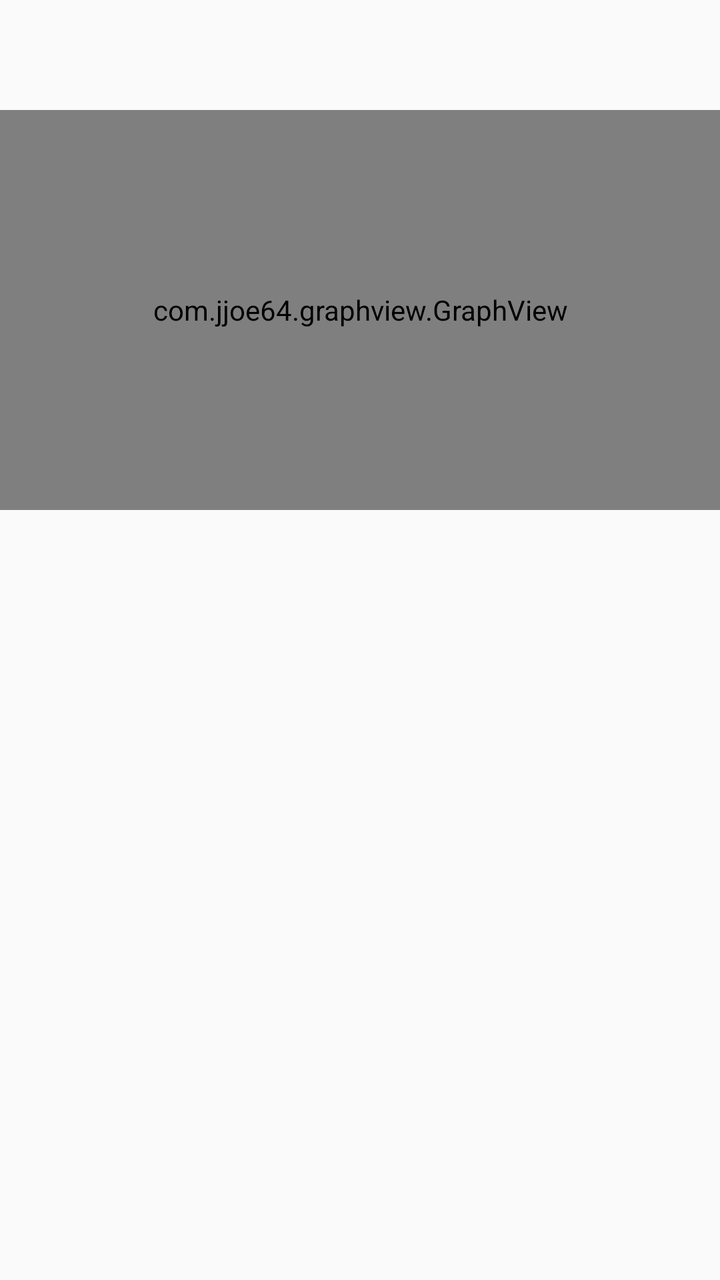
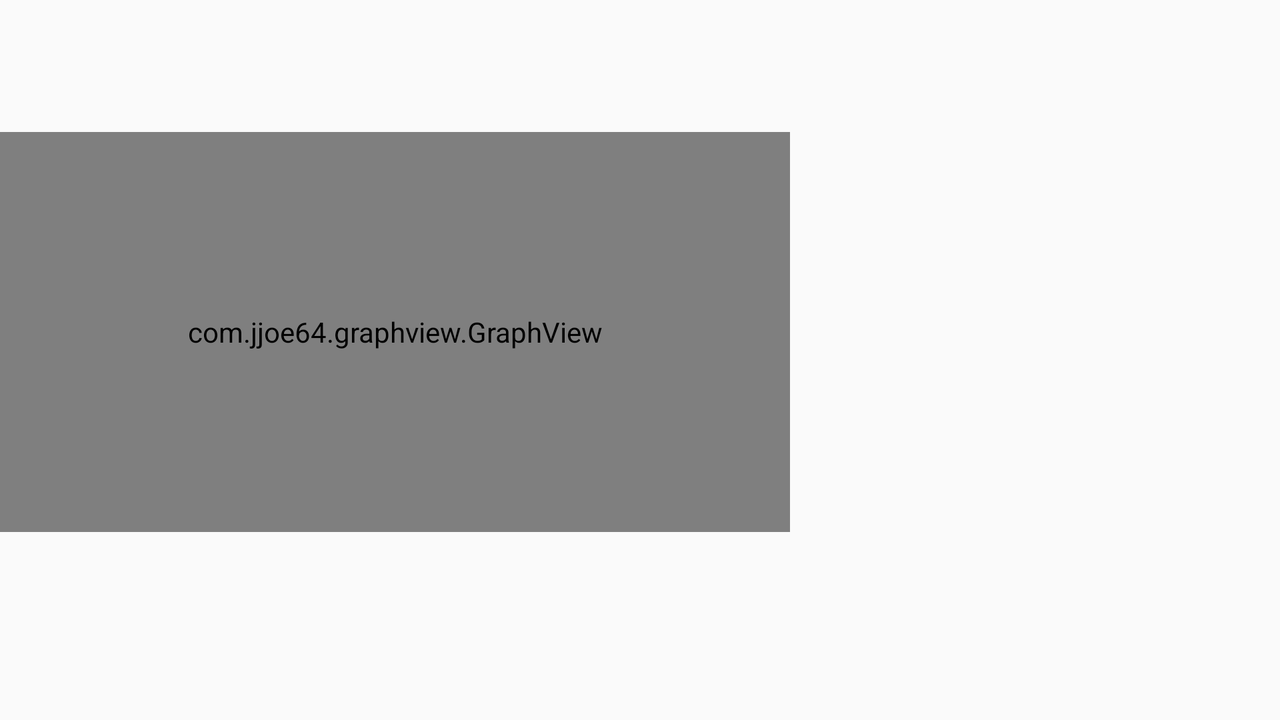

One screen, two layout resources from the same app: the default and the repository's alternative for another configuration. Each is rendered where Android would select it; the XML of both is given below.
<!-- AndroidManifest.xml: application theme AppTheme -->
<!-- res/layout/content_sensors.xml -->
<?xml version="1.0" encoding="utf-8"?>
<android.support.constraint.ConstraintLayout xmlns:android="http://schemas.android.com/apk/res/android"
    xmlns:app="http://schemas.android.com/apk/res-auto"
    xmlns:tools="http://schemas.android.com/tools"
    android:layout_width="match_parent"
    android:layout_height="match_parent"
>

    <com.jjoe64.graphview.GraphView
        android:id="@+id/graph"
        android:layout_width="match_parent"
        android:layout_height="200dip"
        android:layout_marginTop="55dp"
        android:layout_weight="1"
        app:layout_constraintTop_toTopOf="parent"
        tools:layout_editor_absoluteX="0dp" />

    <TextView
        android:id="@+id/sensorValue0"
        android:layout_width="0dp"
        android:layout_height="wrap_content"
        android:layout_marginEnd="8dp"
        android:layout_marginLeft="8dp"
        android:layout_marginRight="8dp"
        android:layout_marginStart="8dp"
        android:layout_marginTop="28dp"
        android:textSize="18sp"
        app:layout_constraintEnd_toEndOf="parent"
        app:layout_constraintHorizontal_bias="0.0"
        app:layout_constraintStart_toStartOf="parent"
        app:layout_constraintTop_toBottomOf="@+id/graph" />

    <TextView
        android:id="@+id/sensorValue1"
        android:layout_width="0dp"
        android:layout_height="wrap_content"
        android:layout_marginEnd="8dp"
        android:layout_marginLeft="8dp"
        android:layout_marginRight="8dp"
        android:layout_marginStart="8dp"
        android:layout_marginTop="28dp"
        android:textSize="18sp"
        app:layout_constraintEnd_toEndOf="parent"
        app:layout_constraintHorizontal_bias="0.0"
        app:layout_constraintStart_toStartOf="parent"
        app:layout_constraintTop_toBottomOf="@+id/sensorValue0" />

    <TextView
        android:id="@+id/sensorValue2"
        android:layout_width="0dp"
        android:layout_height="wrap_content"
        android:layout_marginBottom="8dp"
        android:layout_marginEnd="8dp"
        android:layout_marginLeft="8dp"
        android:layout_marginRight="8dp"
        android:layout_marginStart="8dp"
        android:layout_marginTop="8dp"
        android:textSize="18sp"
        app:layout_constraintBottom_toBottomOf="parent"
        app:layout_constraintEnd_toEndOf="parent"
        app:layout_constraintHorizontal_bias="0.0"
        app:layout_constraintStart_toStartOf="parent"
        app:layout_constraintTop_toBottomOf="@+id/sensorValue1"
        app:layout_constraintVertical_bias="0.072" />


</android.support.constraint.ConstraintLayout>
<!-- resources referenced by this layout -->
<resources>
  <style name="AppTheme" parent="Base.Theme.AppCompat.Light.DarkActionBar">
          
          <item name="colorPrimary">@color/colorPrimary</item>
          <item name="colorPrimaryDark">@color/colorPrimaryDark</item>
          <item name="colorAccent">@color/colorAccent</item>
      </style>
  <color name="colorPrimary">#e29702</color>
  <color name="colorPrimaryDark">#f2a409</color>
  <color name="colorAccent">#4090ff</color>
</resources>
<!-- res/layout-land/content_sensors.xml (the repository's variant of the layout above) -->
<!-- drawn on the phone turned sideways -->
<?xml version="1.0" encoding="utf-8"?>
<android.support.constraint.ConstraintLayout xmlns:android="http://schemas.android.com/apk/res/android"
    xmlns:app="http://schemas.android.com/apk/res-auto"
    xmlns:tools="http://schemas.android.com/tools"
    android:layout_width="match_parent"
    android:layout_height="match_parent"
>

    <com.jjoe64.graphview.GraphView
        android:id="@+id/graph"
        android:layout_width="395dp"
        android:layout_height="200dip"
        android:layout_marginBottom="8dp"
        android:layout_marginTop="50dp"
        app:layout_constraintBottom_toBottomOf="parent"
        app:layout_constraintTop_toTopOf="parent"
        app:layout_constraintVertical_bias="0.156"
        tools:layout_editor_absoluteX="0dp" />

    <TextView
        android:id="@+id/sensorValue0"
        android:layout_width="0dp"
        android:layout_height="wrap_content"
        android:layout_marginEnd="8dp"
        android:layout_marginLeft="8dp"
        android:layout_marginRight="8dp"
        android:layout_marginStart="8dp"
        android:layout_marginTop="72dp"
        android:textSize="18sp"
        app:layout_constraintEnd_toEndOf="parent"
        app:layout_constraintHorizontal_bias="0.0"
        app:layout_constraintStart_toEndOf="@+id/graph"
        app:layout_constraintTop_toTopOf="parent" />

    <TextView
        android:id="@+id/sensorValue1"
        android:layout_width="0dp"
        android:layout_height="wrap_content"
        android:layout_marginEnd="8dp"
        android:layout_marginLeft="8dp"
        android:layout_marginRight="8dp"
        android:layout_marginStart="8dp"
        android:layout_marginTop="28dp"
        android:textSize="18sp"
        app:layout_constraintEnd_toEndOf="parent"
        app:layout_constraintStart_toEndOf="@+id/graph"
        app:layout_constraintTop_toBottomOf="@+id/sensorValue0" />

    <TextView
        android:id="@+id/sensorValue2"
        android:layout_width="0dp"
        android:layout_height="wrap_content"
        android:layout_marginBottom="8dp"
        android:layout_marginEnd="8dp"
        android:layout_marginLeft="8dp"
        android:layout_marginRight="8dp"
        android:layout_marginStart="8dp"
        android:layout_marginTop="8dp"
        android:textSize="18sp"
        app:layout_constraintBottom_toBottomOf="parent"
        app:layout_constraintEnd_toEndOf="parent"
        app:layout_constraintStart_toEndOf="@+id/graph"
        app:layout_constraintTop_toBottomOf="@+id/sensorValue1"
        app:layout_constraintVertical_bias="0.072" />

</android.support.constraint.ConstraintLayout>
